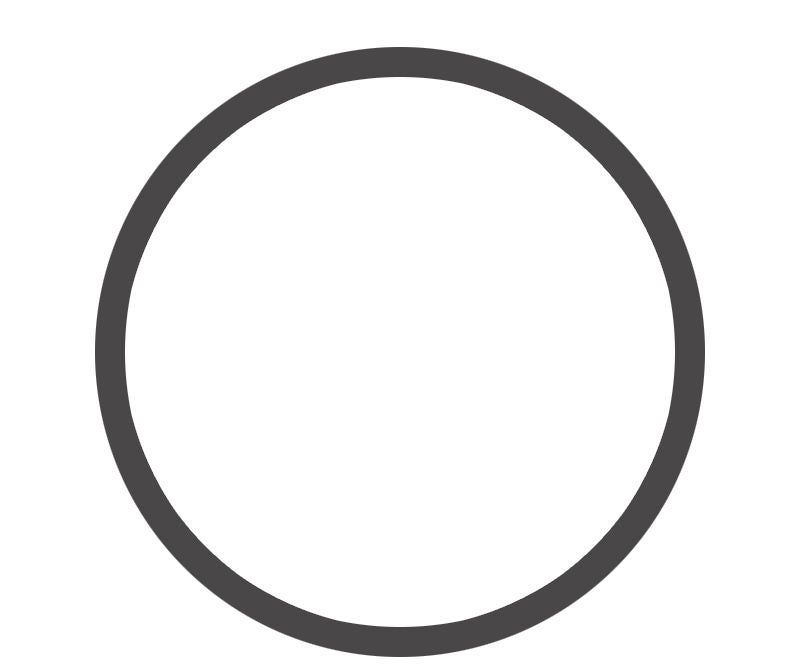
#> input picture data/perfect_circle.jpg, 800 x 666 px
$ python circle_detector_test.py   (older library calls are emulated)
#> lines starting #> are read from the running program, lines starting #| are printed output that depends on the picture; after the words box and inside, x2 and y2 are one past the last pixel; in counts of white or black regions, pixels touching at a corner belong together
### circle_detector/circle_detector.py
import cv2 as cv
import numpy as np

class CircleDetector:
  def __init__(self):
    pass

  def DetectCircles(self, distilled_image, min_radius=20, max_radius=150):
    '''Hough circle detection. See openCV docs.'''
    circles = cv.HoughCircles(distilled_image,cv.HOUGH_GRADIENT,1,20,
                                param1=50,param2=30,minRadius=min_radius,maxRadius=max_radius)
    return circles

  def CirclePoints(self, height, width, circle):
    '''Return a list of all the pixel coords comprising the circle (ignoring pixel contents; the circle is complete)'''
    x_c, y_c, radius = circle[0:3]
    th = np.arange(0, 2*np.pi, 0.1)
    x = x_c + radius * np.cos(th)
    y = y_c + radius * np.sin(th)
    x = np.clip(x, 0, width-1)
    y = np.clip(y, 0, height-1)
    return list(zip(np.uint16(np.around(x)), np.uint16(np.around(y))))

  def CircleInliers(self, distilled_image, circle):
    '''Return a list of pixel coords that have high enough values are close enough to the circle.'''
    assert len(distilled_image.shape) == 2
    DIST_THRESHOLD = 10 # in pixels
    GRAY_PIXEL_THRESHOLD = 150
    x_c, y_c, radius = np.array(circle[0:3], dtype=np.float)
    height, width = distilled_image.shape[0:2]
    inliers = []
    # iterate over all pixels in the image patch containing the circle
    for x in np.uint16(np.arange(np.floor(x_c-radius-DIST_THRESHOLD), np.ceil(x_c+radius+DIST_THRESHOLD))):
      if x < 0 or x >= width:
        continue
      for y in np.uint16(np.arange(np.floor(y_c-radius-DIST_THRESHOLD), np.ceil(y_c+radius+DIST_THRESHOLD))):
        if y < 0 or y >= height:
          continue
        # do we need to do edge detection first?
        if distilled_image[y, x] < GRAY_PIXEL_THRESHOLD:
          continue
        sq_dist = np.abs((float(x)-x_c)**2 + (float(y)-y_c)**2 - radius**2)
        if sq_dist < DIST_THRESHOLD**2:
          inliers += [(x, y)]
    return inliers

  # [18 lines left out: functions _angular_distance, InliersArcLength, not called in this run]

  def CircleScore(self, distilled_image, circle):
    if len(circle) == 4:
      return circle[3]
    score = 0.0
    circle_points = self.CirclePoints(distilled_image.shape[0], distilled_image.shape[1], circle)
    n = len(circle_points)
    # sum the pixel values lying on the circle
    # TODO: replace with inlier count or similar
    for (x, y) in circle_points:
      #score += distilled_image[x, y]
      score += distilled_image[y, x]
      #score += distilled_image[y, x] / n
    return score

  def SelectDominantCircle(self, distilled_image, circles):
    '''Returns the circle with the best score.'''
    best_score = None
    best_circle = None
    for circle in circles[0,:]:
      score = self.CircleScore(distilled_image, circle)
      if not np.any(best_score) or score > best_score:
        best_score = score
        best_circle = circle
    return best_circle

  def DrawCircle(self, gray_image, distilled_image, circle):
    #out_img = cv.cvtColor(distilled_image, cv.COLOR_GRAY2BGR)
    out_img = distilled_image.copy()
    i = np.uint16(np.around(circle))
    # draw the outer circle
    cv.circle(out_img,(i[0],i[1]),i[2],(0,255,0),2)
    # draw the center of the circle
    cv.circle(out_img,(i[0],i[1]),2,(0,0,255),3)
    # draw the inliers
    for (x, y) in self.CircleInliers(gray_image, i):
    #for (x, y) in self.CirclePoints(out_img.shape[0], out_img.shape[1], i): # draw the individual points in the circle
      cv.circle(out_img, (x,y), radius=2, color=(255, 0, 0), thickness=-1)
    return out_img

  def DrawCircles(self, gray_image, distilled_image, circles):
    #out_img = cv.cvtColor(distilled_image, cv.COLOR_GRAY2BGR)
    out_img = distilled_image.copy()
    circles = np.uint16(np.around(circles))
    for i in circles[0,:]:
      # draw the outer circle
      cv.circle(out_img,(i[0],i[1]),i[2],(0,255,0),2)
      # draw the center of the circle
      cv.circle(out_img,(i[0],i[1]),2,(0,0,255),3)
      # draw the inliers
      #for (x, y) in self.CircleInliers(gray_image, i):
      #for (x, y) in self.CirclePoints(out_img.shape[0], out_img.shape[1], i): # draw the individual points in the circle
      #  cv.circle(out_img, (x,y), radius=2, color=(255, 0, 0), thickness=-1)
    return out_img

### circle_detector/circle_detector_test.py
import cv2 as cv
import sys
import numpy as np
from circle_detector import CircleDetector

#TEST_IMAGE_PATH = '../data/circle4.png'
TEST_IMAGE_PATH = '../data/perfect_circle.jpg'

img = cv.imread(TEST_IMAGE_PATH)
#> img is the input picture: shape (666, 800, 3); mean B, G, R 236.2, 236.1, 236.3
if img is None:
  sys.exit("Could not read the image.")

# [6 lines of commented-out code are left out]


img_gray = cv.cvtColor(img, cv.COLOR_BGR2GRAY)
#img_gray = 255-cv.cvtColor(img, cv.COLOR_BGR2GRAY)
img = cv.cvtColor(img_gray, cv.COLOR_GRAY2BGR)
assert np.all(img.shape[0:2] == img_gray.shape[0:2])

#GaussianBlur( src_gray, src_gray, Size(9, 9), 2, 2 );
ret, img_binary = cv.threshold(img_gray, 127, 255, cv.THRESH_BINARY );
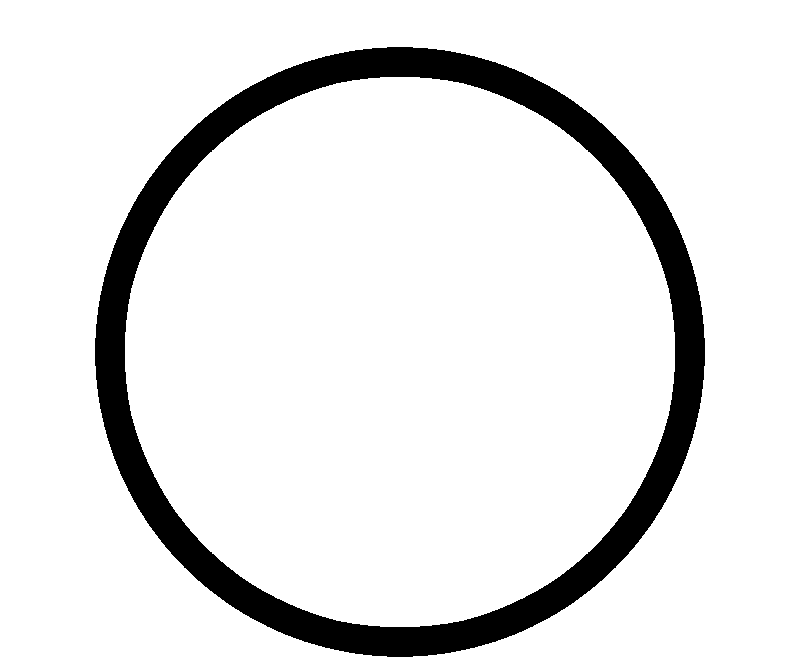
#> img_binary: shape (666, 800); 90% white; 1 black region, box (x1, y1, x2, y2) and area: (95, 47, 705, 657) 53492

assert img.shape[2] == 3
cv.imshow('image', img)
k = cv.waitKey(0)
#> (key q is pressed here)

assert len(img_gray.shape) == 2
cv.imshow('image_gray', img_gray)
k = cv.waitKey(0)
#> (key q is pressed here)

cv.imshow('image_binary', img_binary)
k = cv.waitKey(0)
#> (key q is pressed here)

detector = CircleDetector()
circles = detector.DetectCircles(img_gray, 0, 0)
#> in DetectCircles, `circles = cv.HoughCircles(distilled_image,cv.HOUGH_GRADIENT,1,20, para..`: circles = 38 rows, first 8: [399.5, 351.5, 305.2], [387.5, 334.5, 295.2], [384.5, 372.5, 300.2], [414.5, 330.5, 300.2], [414.5, 372.5, 300.2], [421.5, 350.5, 297], [377.5, 352.5, 297], [367.5, 328.5, 313.7]
assert np.any(circles)
img_circles = detector.DrawCircles(img_gray, img, circles)
#> in DrawCircles, `circles = np.uint16(np.around(circles))`: circles = 38 rows, first 8: [400, 352, 305], [388, 334, 295], [384, 372, 300], [414, 330, 300], [414, 372, 300], [422, 350, 297], [378, 352, 297], [368, 328, 314]
#> the loop in DrawCircles, `for i in circles[0,:]:` made 38 passes
#> i on passes 1 to 12: [400, 352, 305], [388, 334, 295], [384, 372, 300], [414, 330, 300], [414, 372, 300], [422, 350, 297], [378, 352, 297], [368, 328, 314], [400, 316, 311], [400, 388, 311], [364, 388, 325], [434, 316, 325]
#> after the loop in DrawCircles, `for i in circles[0,:]:`:
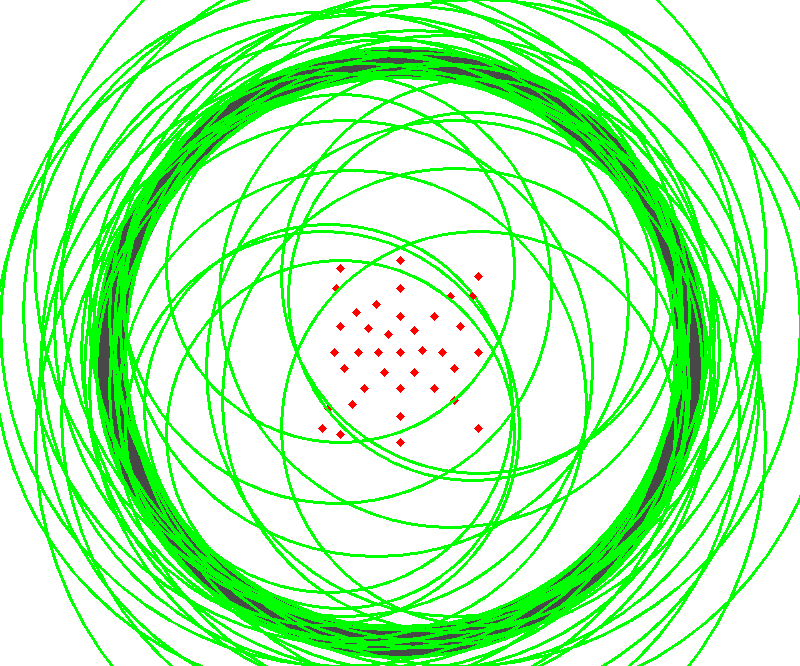
#> out_img: shape (666, 800, 3); mean B, G, R 182.1, 248.9, 182.9


cv.imshow('image_circles', img_circles)
k = cv.waitKey(0)
#> (key q is pressed here)


dominant_circle = detector.SelectDominantCircle(img_gray, circles)
#> the loop in SelectDominantCircle, `for circle in circles[0,:]:` made 38 passes
#> (score, best_score) on passes 1, 11, 13, 17, 19, 32, 37, 38: (12225, 12225), (12320, 12320), (12655, 12655), (13217, 13217), (13753, 13753), (15602, 15602), (15686, 15686), (15772, 15772)
#> score on passes 2 to 7: 9534, 10749, 10465, 10397, 9350, 9585
#> after the loop in SelectDominantCircle, `for circle in circles[0,:]:`: best_score = 15772
#> dominant_circle = [340.5, 434.5, 173.5]
img_circle = detector.DrawCircle(img_gray, img, dominant_circle)
#> in DrawCircle, `i = np.uint16(np.around(circle))`: i = [340, 434, 174]
#> in DrawCircle, `cv.circle(out_img,(i[0],i[1]),i[2],(0,255,0),2)`:
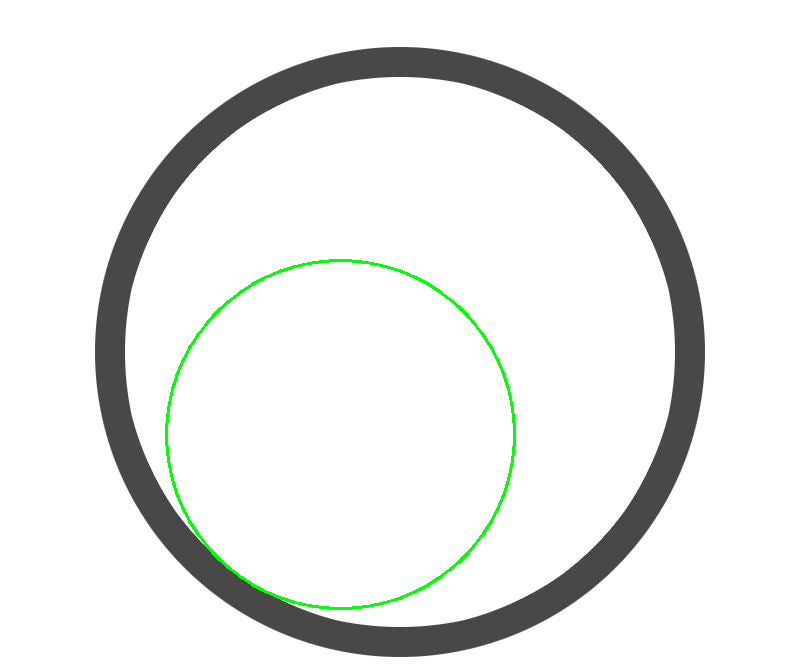
#> out_img: shape (666, 800, 3); mean B, G, R 234.7, 236.3, 234.7
#> in DrawCircle, `cv.circle(out_img,(i[0],i[1]),2,(0,0,255),3)`: out_img: shape (666, 800, 3); 0.01% of pixels changed, all inside (x1, y1, x2, y2) = (336, 430, 345, 439)
#> in CircleInliers, `DIST_THRESHOLD = 10`: DIST_THRESHOLD = 10
#> in CircleInliers, `GRAY_PIXEL_THRESHOLD = 150`: GRAY_PIXEL_THRESHOLD = 150
#> in CircleInliers, `x_c, y_c, radius = np.array(circle[0:3], dtype=np.float)`: x_c = 340; y_c = 434; radius = 174
#> in CircleInliers, `height, width = distilled_image.shape[0:2]`: height = 666; width = 800
#> the loop in DrawCircle, `for (x, y) in self.CircleInliers(gray_image, i):` made 615 passes
#> (x, y) on passes 1 to 3: (166, 425), (166, 426), (166, 427)
#> after the loop in DrawCircle, `for (x, y) in self.CircleInliers(gray_image, i):`:
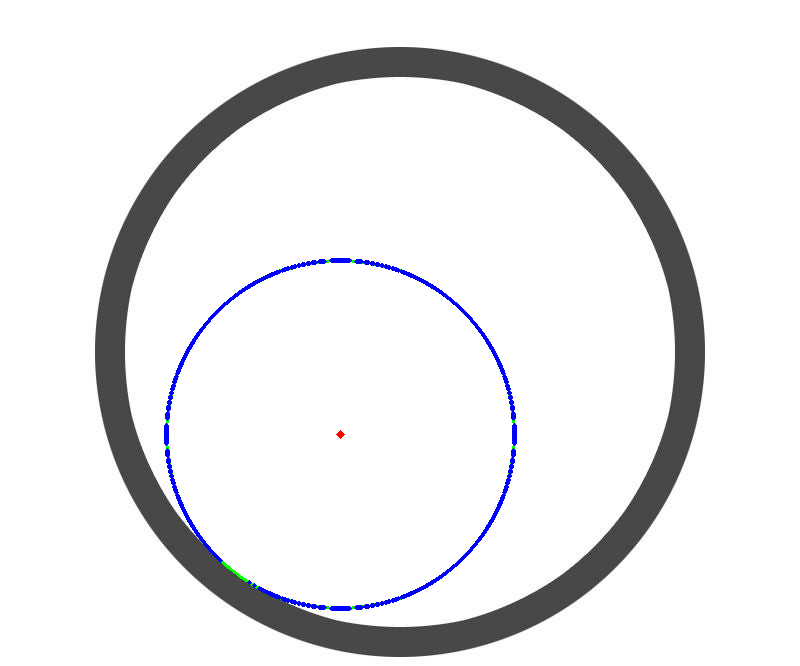
#> out_img: shape (666, 800, 3); mean B, G, R 236.1, 234.2, 234.2

cv.imshow('image_circle', img_circle)
k = cv.waitKey(0)
#> (key q is pressed here)

#if k == ord("q"):
#    cv.imwrite("starry_night.png", img)
cv.destroyAllWindows()
